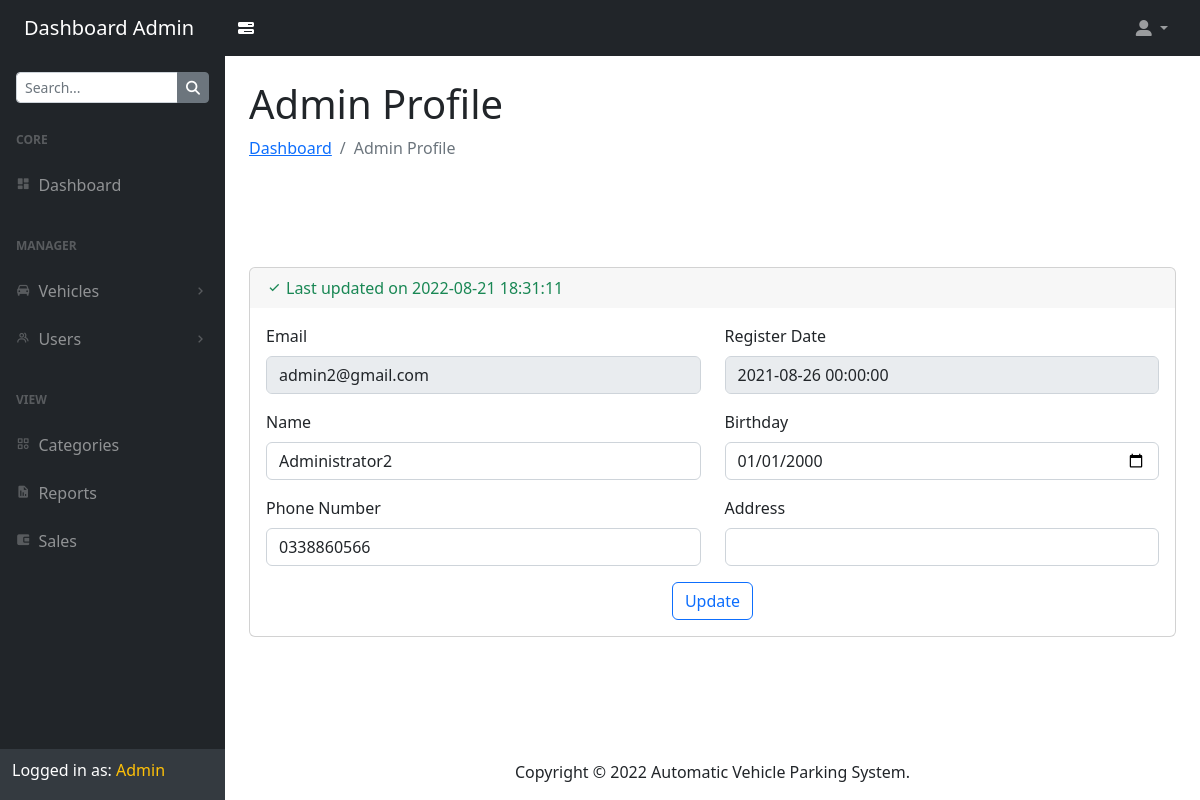
The page /admin/admin-profile.php (signed in) on the database its author committed.
### tables this page shows
CREATE TABLE `admin_info_tbl` (
  `ID`            VARCHAR(10) NOT NULL UNIQUE,
  `FullName`      VARCHAR(50) NULL DEFAULT 'Administrator',
  `Birthday`      DATE NULL DEFAULT '2000-01-01',
  `PhoneNumber`   VARCHAR(10) NULL DEFAULT '',
  `Email`         VARCHAR(50) NOT NULL UNIQUE,
  `Password`      VARCHAR(120) NOT NULL,
  `Address`       VARCHAR(120) NULL DEFAULT '',
  `RegisterDate`  TIMESTAMP DEFAULT CURRENT_TIMESTAMP,
  `LastUpdate`    TIMESTAMP DEFAULT CURRENT_TIMESTAMP ON UPDATE CURRENT_TIMESTAMP
);

### admin/admin-profile.php (the view, shortened to what this page needs)
<?php
include_once('./assets/includes/db-connection.php');
if (!isset($_SESSION['aid'])) {
    header('location:./logout.php');
}
else {
    $id = $_SESSION['aid'];
    $col = mysqli_fetch_array(mysqli_query($conn, "SELECT * FROM `admin_info_tbl` WHERE `ID` = '$id';"));
?>
<!DOCTYPE html>
<html lang="en">
<head>
    <link rel="stylesheet" href="https://cdn.jsdelivr.net/npm/bootstrap@5.2.0-beta1/dist/css/bootstrap.min.css">
    <link rel="stylesheet" href="https://cdnjs.cloudflare.com/ajax/libs/font-awesome/6.1.1/css/all.min.css" />
    <link href='https://unpkg.com/boxicons@2.1.2/css/boxicons.min.css' rel='stylesheet' />
    <link href="assets/css/styles.css" rel="stylesheet" />
</head>
<body>
    <nav class="sb-topnav navbar navbar-expand navbar-dark bg-dark">
        <a class="navbar-brand ps-3 ps-lg-4" href="./dashboard.php">Dashboard Admin</a>
        <a class="btn text-white me-3" id="sidebarToggle" href="#!">
			<i class="fa-solid fa-bars-progress"></i>
        </a>
        <ul class="navbar-nav ms-auto pe-3 pe-lg-4">
            <li class="nav-item dropdown">
                <a class="nav-link dropdown-toggle" id="navbarDropdown" href="#!" role="button" data-bs-toggle="dropdown" aria-expanded="false">
					<i class="fa-solid fa-user-large"></i>
				</a>
            </li>
        </ul>
    </nav>
    <main id="sidenav">
        <section id="sidenav_nav">
            <nav class="sb-sidenav accordion sb-sidenav-dark" id="sidenavAccordion">
                <form class="mt-3 mx-3">
                    <div class="input-group input-group-sm">
                        <input type="text" class="form-control" placeholder="Search..." autocomplete="off" />
                        <button type="button" class="btn btn-secondary">
                            <i class="fa-solid fa-magnifying-glass"></i>
                        </button>
                    </div>
                </form>
                <div class="sb-sidenav-menu">
                    <div class="nav">
                        <div class="sb-sidenav-menu-heading">Core</div>
                        <a class="nav-link" href="./dashboard.php">
                            <div class="sb-nav-link-icon"><i class='bx bxs-dashboard'></i></div>
                            Dashboard
                        </a>
                        <div class="sb-sidenav-menu-heading">Manager</div>
                        <a class="nav-link collapsed" href="#" data-bs-toggle="collapse" data-bs-target="#collapseVehicles" aria-expanded="false" aria-controls="collapseVehicles">
                            <div class="sb-nav-link-icon"><i class='bx bxs-car'></i></div>
                            Vehicles
                            <div class="sb-sidenav-collapse-arrow"><i class='bx bx-chevron-down'></i></div>
                        </a>
                        <a class="nav-link collapsed" href="#" data-bs-toggle="collapse" data-bs-target="#collapseUsers" aria-expanded="false" aria-controls="collapseUsers">
                            <div class="sb-nav-link-icon"><i class='bx bx-group'></i></div>
                            Users
                            <div class="sb-sidenav-collapse-arrow"><i class='bx bx-chevron-down'></i></div>
                        </a>
                        <div class="sb-sidenav-menu-heading">View</div>
                        <a class="nav-link" href="./categories.php"><div class="sb-nav-link-icon"><i class='bx bx-category'></i></div>Categories</a>
                        <a class="nav-link" href="./reports.php"><div class="sb-nav-link-icon"><i class='bx bxs-report'></i></div>Reports</a>
                        <a class="nav-link" href="./sales.php"><div class="sb-nav-link-icon"><i class='bx bxs-wallet-alt'></i></div>Sales</a>
                    </div>
                </div>
                <div class="sb-sidenav-footer">
                    <h6 class="text-white">Logged in as:<span class="text-warning"> Admin</span></h6>
                </div>
            </nav>
        </section>
        <section id="sidenav_content">
            <header>
                <div class="container-fluid px-4">
                    <h1 class="mt-4">Admin Profile</h1>
                    <ol class="breadcrumb mb-4">
                        <li class="breadcrumb-item"><a href="./dashboard.php">Dashboard</a></li>
                        <li class="breadcrumb-item active">Admin Profile</li>
                    </ol>
                </div>
            </header>
            <main>
                <div class="container-fluid px-4">
					<div class="card mb-4">
                        <div class="card-header border-bottom-0">
                            <div class="text-success"><i class='bx bx-check me-1'></i>Last updated on <?php echo $col['LastUpdate']; ?></div>
                        </div>
                        <div class="card-body">
                            <form method="post" class="needs-validation" action="code.php" autocomplete="off" novalidate>
                                <div class="row">
                                    <div class="col-sm-6 mb-3">
                                        <label class="form-label" for="email">Email</label>
                                        <input type="email" id="email" class="form-control" name="email" value="<?php echo $col['Email']; ?>" disabled>
                                    </div>
                                    <div class="col-sm-6 mb-3">
                                        <label class="form-label" for="regdate">Register Date</label>
                                        <input type="text" id="regdate" class="form-control" name="regdate" value="<?php echo $col['RegisterDate']; ?>" disabled>
                                    </div>
                                    <div class="col-sm-6 mb-3">
                                        <label class="form-label" for="name">Name</label>
                                        <input type="text" id="name" class="form-control" name="name" value="<?php echo $col['FullName']; ?>">
                                    </div>
                                    <div class="col-sm-6 mb-3">
                                        <label class="form-label" for="birthday">Birthday</label>
                                        <input type="date" id="birthday" class="form-control" name="birthday" value="<?php echo $col['Birthday']; ?>">
                                    </div>
                                    <div class="col-sm-6 mb-3">
                                        <label class="form-label" for="phone">Phone Number</label>
                                        <input type="tel" id="phone" class="form-control" name="phone" value="<?php echo $col['PhoneNumber']; ?>">
                                    </div>
                                    <div class="col-sm-6 mb-3">
                                        <label class="form-label" for="address">Address</label>
                                        <input type="text" id="address" class="form-control" name="address" value="<?php echo $col['Address']; ?>">
                                    </div>
                                </div>
                                <div class="d-flex justify-content-center">
                                    <div>
                                        <button type="submit" name="updateAdminInfo" value="<?php echo $id ?>" class="btn btn-outline-primary">Update</button>
                                    </div>
                                </div>
                            </form>
                        </div>
                    </div>
                </div>
            </main>
            <footer>
                <div class="container-fluid text-center px-4">
                    <div class="text-mute py-3">Copyright &copy; 2022 Automatic Vehicle Parking System.</div>
                </div>
            </footer>
        </section>
    </main>
</body>
</html>
<?php
}
?>

### admin/assets/css/styles.css (style rules this page uses)
#sidenav { display: flex; }
#sidenav #sidenav_nav { flex-basis: 225px; flex-shrink: 0; transition: transform 0.15s ease-in-out; z-index: 1038; transform: translateX(-225px); }
#sidenav #sidenav_content { position: relative; display: flex; flex-direction: column; justify-content: space-between; min-width: 0; flex-grow: 1; min-height: calc(100vh - 56px); margin-left: -225px; }
@media (min-width: 992px) { #sidenav #sidenav_nav { transform: translateX(0); } }
@media (min-width: 992px) { #sidenav #sidenav_content { margin-left: 0; transition: margin 0.15s ease-in-out; } }
.sb-topnav { z-index: 1039; }
#sidenav #sidenav_nav { width: 225px; z-index: 1038; }
#sidenav #sidenav_nav .sb-sidenav .sb-sidenav-menu { overflow-y: auto; }
.nav .nav-link .sb-nav-link-icon, .sb-sidenav-menu .nav-link .sb-nav-link-icon { margin-right: 0.5rem; }
.sb-topnav { padding-left: 0; height: 56px; z-index: 1039; }
.sb-topnav .navbar-brand { width: 225px; margin: 0; }
.sb-sidenav { display: flex; flex-direction: column; height: 100%; flex-wrap: nowrap; }
.sb-sidenav .sb-sidenav-menu { flex-grow: 1; }
.sb-sidenav .sb-sidenav-menu .nav { flex-direction: column; flex-wrap: nowrap; }
.sb-sidenav .sb-sidenav-menu .nav .sb-sidenav-menu-heading { padding: 1.75rem 1rem 0.75rem; font-size: 0.75rem; font-weight: bold; text-transform: uppercase; }
.sb-sidenav .sb-sidenav-menu .nav .nav-link { display: flex; align-items: center; padding-top: 0.75rem; padding-bottom: 0.75rem; position: relative; }
.sb-sidenav .sb-sidenav-menu .nav .nav-link .sb-nav-link-icon { font-size: 0.9rem; }
.sb-sidenav .sb-sidenav-menu .nav .nav-link .sb-sidenav-collapse-arrow { display: inline-block; margin-left: auto; transition: transform 0.15s ease; }
.sb-sidenav .sb-sidenav-menu .nav .nav-link.collapsed .sb-sidenav-collapse-arrow { transform: rotate(-90deg); }
.sb-sidenav .sb-sidenav-footer { padding: 0.75rem; flex-shrink: 0; }
.sb-sidenav-dark { background-color: #212529; color: rgba(255, 255, 255, 0.5); }
.sb-sidenav-dark .sb-sidenav-menu .sb-sidenav-menu-heading { color: rgba(255, 255, 255, 0.25); }
.sb-sidenav-dark .sb-sidenav-menu .nav-link { color: rgba(255, 255, 255, 0.5); }
.sb-sidenav-dark .sb-sidenav-menu .nav-link .sb-nav-link-icon { color: rgba(255, 255, 255, 0.25); }
.sb-sidenav-dark .sb-sidenav-menu .nav-link .sb-sidenav-collapse-arrow { color: rgba(255, 255, 255, 0.25); }
.sb-sidenav-dark .sb-sidenav-footer { background-color: #343a40; }

### rows shown on the page
admin_info_tbl: LastUpdate "2022-08-21 18:31:11", email "admin2@gmail.com", regdate "2021-08-26 00:00:00", name "Administrator2", birthday "01/01/2000", phone "0338860566"
